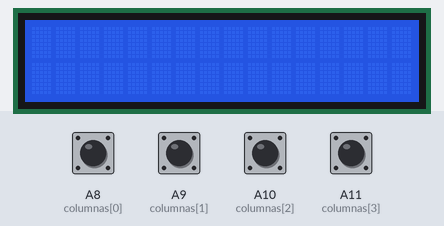
The sketch below on a simulated Arduino Mega 2560, built with avr-gcc and run on an emulated ATmega2560. On the bench: 16×2 character LCD. The test bench sets the inputs (shaded band); at power-on: A8 (columnas[0]), A9 (columnas[1]), A10 (columnas[2]), A11 (columnas[3]) HIGH.

Above: at 1.2 s.
1.3 s: A10 (columnas[2]) pulled LOW for 0.15 s
At 2.5 s:
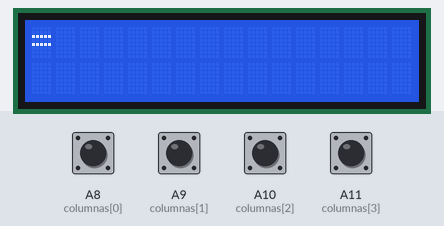
2.9 s: A11 (columnas[3]) pulled LOW for 0.15 s
At 3.7 s:
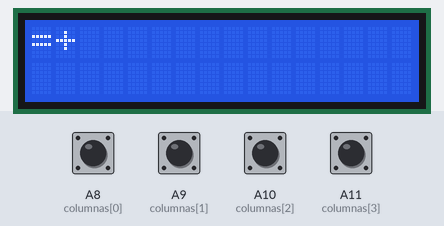
4.5 s: A10 (columnas[2]) pulled LOW for 1 s
At 4.9 s:
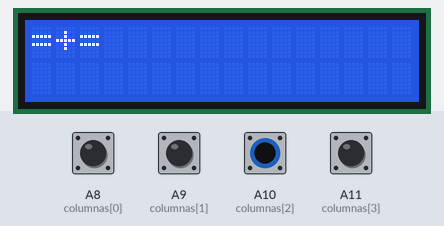
7.0 s: A11 (columnas[3]) pulled LOW for 1 s
At 8.0 s:
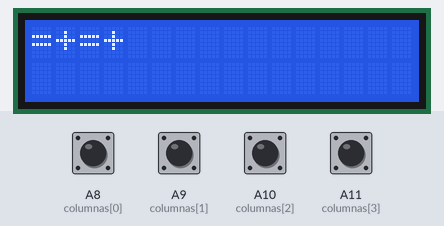
9.5 s: A10 (columnas[2]) pulled LOW for 0.15 s
At 10.0 s:
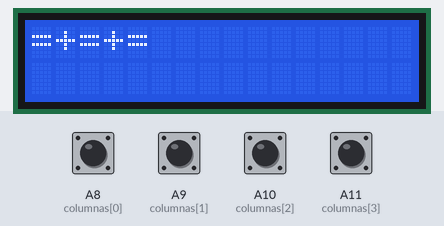
11.1 s: A11 (columnas[3]) pulled LOW for 0.15 s
At 12.4 s:
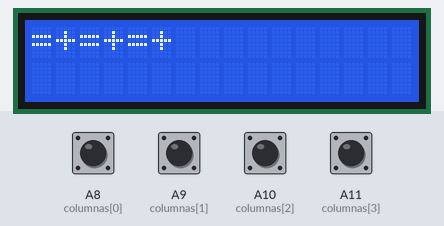
Timing chart, 0 to 13.7 s (numbered marks = the images above; inputs shaded):
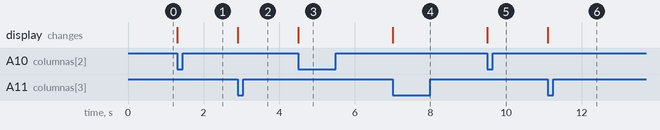

Measured:
- after the input at 1.3 s, the display: changes at once (image 1)
- after the input at 2.9 s, the display: changes at once (image 2)
- after the input at 4.5 s, the display: changes at once (image 3)
- after the input at 7.0 s, the display: changes at once (image 4)
- after the input at 9.5 s, the display: changes at once (image 5)
- after the input at 11.1 s, the display: changes at once (image 6)

The sketch:

display_teclado_to_lcd_c.ino
```cpp
#include <LiquidCrystal.h>

// ******* TECLADO *******
// ***********************
const uint8_t filas[4] = {A0, A1, A2, A3};
const uint8_t columnas[4] = {A8, A9, A10, A11};

volatile int teclaPresionada = -1;
volatile bool teclaDetectada = false;

const char tablateclado[16] = {
  '7', '8', '9', '/',
  '4', '5', '6', '*',
  '1', '2', '3', '-',
  'C', '0', '=', '+'
};

// ********* LCD *********
// ***********************

#define RS 13
#define E 12
#define D0 11
#define D1 10
#define D2 9
#define D3 8
#define D4 7
#define D5 6
#define D6 5
#define D7 4

LiquidCrystal lcd(RS, E, D0, D1, D2, D3, D4, D5, D6, D7);


// ================================ SETUP ================================ //

void setup() {
  // ******* TECLADO *******
  // ***********************
  for (int i = 0; i < 4; i++) {
    pinMode(filas[i], OUTPUT);
    digitalWrite(filas[i], HIGH);
  }
  for (int i = 0; i < 4; i++) {
    pinMode(columnas[i], INPUT_PULLUP);
  }

  PCICR |= 0x04;    // 0000 0100 Grupo 2: PCINT23:16
  PCMSK2 |= 0x0F;   // 0000 1111 Habilitar PCINT19:16
  sei();

  // ********* LCD *********
  // ***********************
  // Inicializa LCD 16 columnas, 2 filas
  lcd.begin(16, 2);
  lcd.clear();
  lcd.setCursor(0, 0);   // columna 0, fila 0
}

// ================================== LOOP ================================== //

void loop() {
  // ******* TECLADO *******
  // ***********************
  static int filaActiva = 0;  // Barrido de filas (rotar 0)
  for (int i = 0; i < 4; i++) {
    digitalWrite(filas[i], HIGH);
  }
  digitalWrite(filas[filaActiva], LOW);
  filaActiva = (filaActiva + 1) % 4;    // solo hay 4 filas

  // leer filas y columnas
  if (teclaDetectada) {
    int col = -1;
    for (int i = 0; i < 4; i++) {
      if (digitalRead(columnas[i]) == LOW) col = i;
    }
    int fila = -1;
    for (int i = 0; i < 4; i++) {
      if (digitalRead(filas[i]) == LOW) fila = i;
    }
    // mostrar tecla leida en el display
    if (fila >= 0 && col >= 0) {
      teclaPresionada = fila * 4 + col; // numero del 0 al 15

      //**** accion a tomar con la tecla ****
      char tecla = tablateclado[teclaPresionada];
      procesarTecla(tecla);
      //*************************************

      teclaDetectada = false;
      while (digitalRead(columnas[col]) == LOW);
      delay(150);
    }
  }
}

// =============================== FUNCIONES ================================ //

// ******* TECLADO *******
// ***********************
void procesarTecla(char tecla) {
  if (tecla == 'C') {
    lcd.clear();
    return;
  }
  lcd.print(tecla);
}

// ============================= INTERRUPCIONES ============================= //
// Interrupción del teclado para deteccion
ISR(PCINT2_vect) {
  teclaDetectada = true;
}
```
